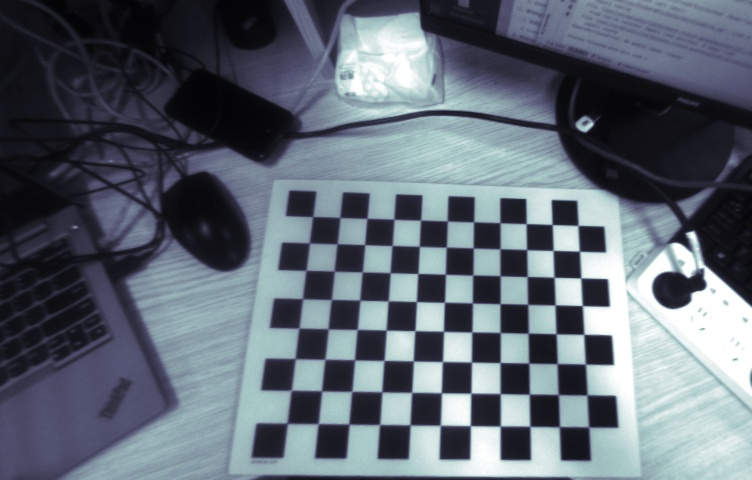
//> input picture data/R10.jpg, 752 x 480 px, given in place of L1.jpg, which was not available
$ ./main   (built with g++ and OpenCV 4)
//> lines starting //> are read from the running program, lines starting //| are printed output that depends on the picture; after the words box and inside, x2 and y2 are one past the last pixel; in counts of white or black regions, pixels touching at a corner belong together; pictures that were not available may be replaced by others from this repository, and a replacement may not be noted
#include "opencv2/core/core.hpp"
#include "opencv2/imgproc/imgproc.hpp"
#include "opencv2/calib3d/calib3d.hpp"
#include "opencv2/highgui/highgui.hpp"
#include <vector>
#include <string>
#include <algorithm>
#include <iostream>
#include <iterator>
#include <stdio.h>
#include <stdlib.h>
#include <ctype.h>
#include <opencv2/opencv.hpp>
#include <opencv/cv.h>
#include <cv.hpp>

using namespace std;
using namespace cv;
const int imageWidth = 752;
const int imageHeight = 480;
const int boardWidth = 11;
//横向的角点数目
const int boardHeight = 8;
//纵向的角点数据
const int boardCorner = boardWidth * boardHeight;
//总的角点数据

//相机标定时需要采用的图像帧数
const int squareSize = 30.00;
//标定板黑白格子的大小单位mm

const int frameNumber = 14;
//图像命名 从1 ～ 58（59-1=58）
string folder_ = "/home/dszhang/code/opencv_calibration/data/";
string format_R = "R";
string format_L = "L";
//例如： R1.jpg   L58.jpg 置于工程目录的 data文件夹下，
const Size boardSize = Size(boardWidth, boardHeight);
//标定板的总内角点
Size imageSize = Size(imageWidth, imageHeight);Mat R, T, E, F;
//R 旋转矢量 T平移矢量 E本征矩阵 F基础矩阵
vector<Mat> rvecs;
//旋转向量
vector<Mat> tvecs;
//平移向量
vector<vector<Point2f>>
        imagePointL;
//左边摄像机所有照片角点的坐标集合
vector<vector<Point2f>> imagePointR;
//右边摄像机所有照片角点的坐标集合
vector<vector<Point3f>> objRealPoint;
//各副图像的角点的实际物理坐标集合
vector<Point2f> cornerL;
//左边摄像机某一照片角点坐标集合
vector<Point2f> cornerR;
//右边摄像机某一照片角点坐标集合
Mat rgbImageL, grayImageL;
Mat rgbImageR, grayImageR;
Mat Rl, Rr, Pl, Pr, Q;
//校正旋转矩阵R，投影矩阵P 重投影矩阵Q (下面有具体的含义解释）
Mat mapLx, mapLy, mapRx, mapRy;
//映射表
Rect validROIL, validROIR;
//图像校正之后，会对图像进行裁剪，这里的validROI就是指裁剪之后的区域
/*事先标定好的左相机的内参矩阵
fx 0 cx
0 fy cy
0 0  1*/
Mat cameraMatrixL = (Mat_<double>(3, 3) << 296.65731645541695, 0, 343.1975436071541,
        0, 300.71016643747646, 246.01183552967473,
        0, 0, 1);
//这时候就需要你把左右相机单目标定的参数给写上
//获得的畸变参数
Mat distCoeffL = (Mat_<double>(4, 1) << -0.23906272129552558, 0.03436102573634348, 0.001517498429211239, -0.005280695866378259);
/*事先标定好的右相机的内参矩阵
fx 0 cx
0 fy cy
0 0  1*/
Mat cameraMatrixR = (Mat_<double>(3, 3) << 296.92709649579353, 0, 313.1873142211607,
        0, 300.0649937238372, 217.0722185756087,
        0, 0, 1);
Mat distCoeffR = (Mat_<double>(4, 1) << -0.23753878535018613, 0.03338842944635466, 0.0026030620085220105, -0.0008840126895030034);

void calRealPoint(vector<vector<Point3f>>& obj, int boardwidth, int boardheight, int imgNumber, int squaresize)
{
    vector<Point3f> imgpoint;
    for (int rowIndex = 0; rowIndex < boardheight; rowIndex++)
    {
        for (int colIndex = 0; colIndex < boardwidth; colIndex++)
        {
            imgpoint.push_back(Point3f(rowIndex * squaresize, colIndex * squaresize, 0));
        }
    }
    for (int imgIndex = 0; imgIndex < imgNumber; imgIndex++)
    {
        obj.push_back(imgpoint);
    }
}
void outputCameraParam(void)
{	/*保存数据*/	/*输出数据*/
    FileStorage fs("intrinsics.yml", FileStorage::WRITE);
    //文件存储器的初始化
    if (fs.isOpened())
    {
        fs << "cameraMatrixL" << cameraMatrixL << "cameraDistcoeffL" << distCoeffL << "cameraMatrixR" << cameraMatrixR << "cameraDistcoeffR" << distCoeffR;
        fs.release();
        cout << "cameraMatrixL=:" << cameraMatrixL << endl << "cameraDistcoeffL=:" << distCoeffL << endl << "cameraMatrixR=:" << cameraMatrixR << endl << "cameraDistcoeffR=:" << distCoeffR << endl;
    }
    else
    {
        cout << "Error: can not save the intrinsics!!!!!" << endl;
    }
    fs.open("extrinsics.yml", FileStorage::WRITE);
    if (fs.isOpened())
    {
        fs << "R" << R << "T" << T << "Rl" << Rl << "Rr" << Rr << "Pl" << Pl << "Pr" << Pr << "Q" << Q;
        cout << "R=" << R << endl << "T=" << T << endl << "Rl=" << Rl << endl << "Rr=" << Rr << endl << "Pl=" << Pl << endl << "Pr=" << Pr << endl << "Q=" << Q << endl;
        fs.release();
    }
    else
        cout << "Error: can not save the extrinsic parameters\n";
}

int main(int argc, char* argv[])
{
    Mat img;
    int goodFrameCount = 1;
    cout << "Total Images：" << frameNumber << endl;
    while (goodFrameCount < frameNumber)
    {
        cout <<"Current image ：" << goodFrameCount << endl;
        string 	filenamel,filenamer;
        //char filename[100];
        /*读取左边的图像*/
        filenamel = folder_ + format_L+	to_string(goodFrameCount)+".jpg";
        rgbImageL = imread(filenamel, CV_LOAD_IMAGE_COLOR);
//> rgbImageL is the input picture: 480 rows x 752 cols, CV_8UC3; mean B, G, R 115.2, 104.7, 95.8
        cvtColor(rgbImageL, grayImageL, CV_BGR2GRAY);
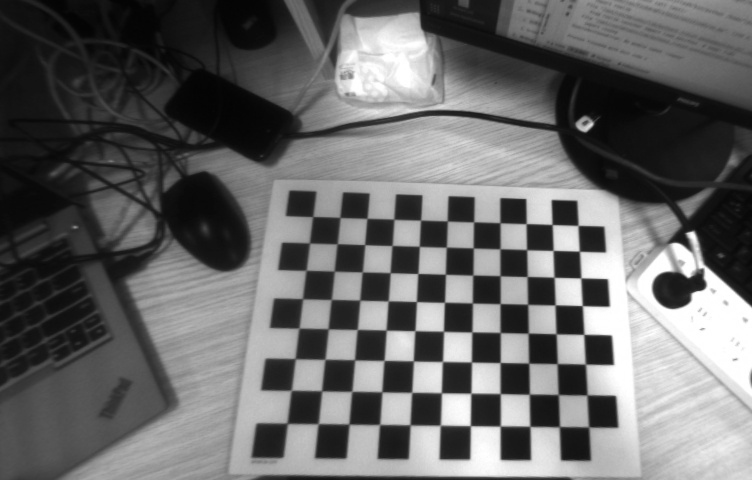
//> grayImageL: 480 rows x 752 cols, CV_8UC1; min 3, max 255, mean 103.2
        /*读取右边的图像*/
        //sprintf_s(filename, "D:/dual_camera_clibration/dual/R%d.jpg", goodFrameCount );
        filenamer = folder_ + format_R+	to_string(goodFrameCount)+".jpg";
        rgbImageR = imread(filenamer, CV_LOAD_IMAGE_COLOR);
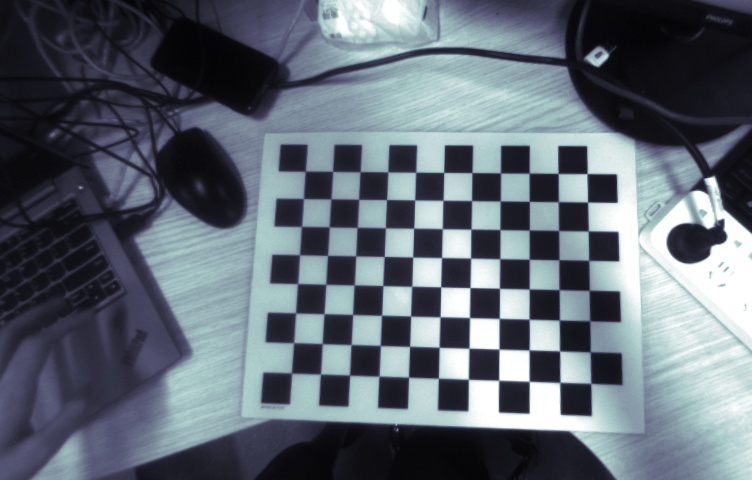
//> input picture data/R1.jpg, 752 x 480 px
//> rgbImageR is the input picture: 480 rows x 752 cols, CV_8UC3; mean B, G, R 115, 105.3, 96.3
        cvtColor(rgbImageR, grayImageR, CV_BGR2GRAY);
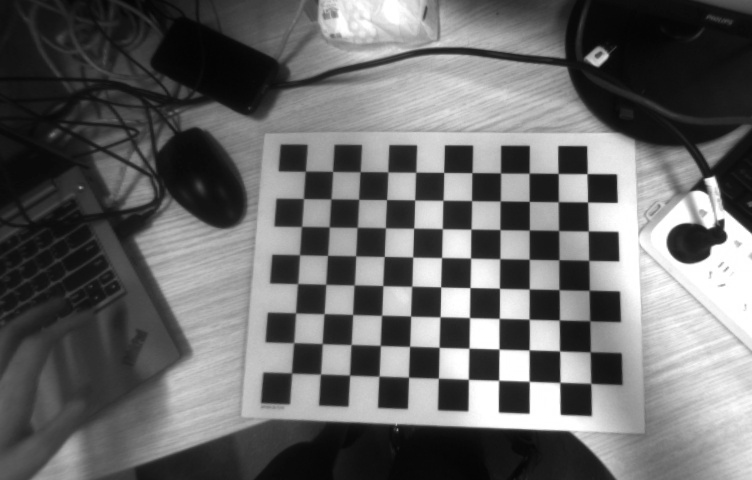
//> grayImageR: 480 rows x 752 cols, CV_8UC1; min 3, max 255, mean 103.7
        bool isFindL, isFindR;
        isFindL = findChessboardCorners(rgbImageL, boardSize, cornerL);
//> isFindL = true; cornerL = 88 Points (x, y), first 12: [312.9, 216.5], [340.1, 217.5], [366.9, 218.4], [394.1, 219.3], [420.6, 220.1], [447.2, 220.9], [473.6, 221.9], [500, 222.8], [526.1, 223.6], [552, 224.5], [578, 225.4], [309.6, 242.9]
        isFindR = findChessboardCorners(rgbImageR, boardSize, cornerR);
//> isFindR = true; cornerR = 88 Points (x, y), first 12: [305.4, 171.2], [332.6, 171.5], [360.3, 171.6], [387.9, 172.1], [415.8, 172.3], [443.7, 172.4], [471.9, 172.7], [500.5, 173], [529, 173.2], [558.1, 173.5], [587, 173.7], [303.4, 198.5]
        if (isFindL == true && isFindR == true)
            //如果两幅图像都找到了所有的角点 则说明这两幅图像是可行的
        {
            cornerSubPix(grayImageL, cornerL, Size(5, 5), Size(-1, -1), TermCriteria(CV_TERMCRIT_EPS | CV_TERMCRIT_ITER, 20, 0.1));
//> cornerL = 88 Points (x, y), first 12: [312.7, 216.6], [340, 217.5], [367, 218.4], [393.9, 219.3], [420.6, 220.1], [447.3, 220.9], [473.6, 221.9], [500, 222.7], [526.2, 223.6], [552.1, 224.6], [578, 225.5], [309.5, 243]
            drawChessboardCorners(rgbImageL, boardSize, cornerL, isFindL);
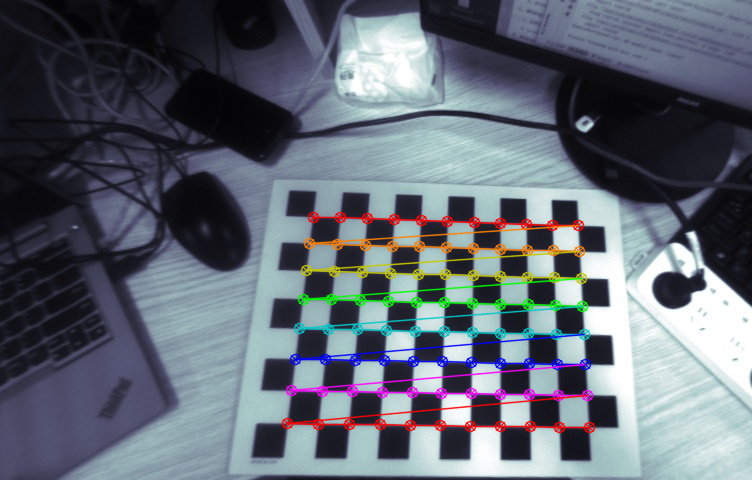
//> rgbImageL: 480 rows x 752 cols, CV_8UC3; 5.3% of pixels changed, all inside (x1, y1, x2, y2) = (281, 211, 596, 434)
            imshow("chessboardL", rgbImageL);
            imagePointL.push_back(cornerL);
//> imagePointL = 1 point lists
            cornerSubPix(grayImageR, cornerR, Size(5, 5), Size(-1, -1), TermCriteria(CV_TERMCRIT_EPS | CV_TERMCRIT_ITER, 20, 0.1));
//> cornerR = 88 Points (x, y), first 12: [305.3, 171.2], [332.6, 171.4], [360.2, 171.6], [387.9, 172], [415.7, 172.2], [443.7, 172.4], [471.9, 172.6], [500.5, 172.9], [529.1, 173.2], [558.2, 173.4], [587, 173.6], [303.4, 198.5]
            drawChessboardCorners(rgbImageR, boardSize, cornerR, isFindR);
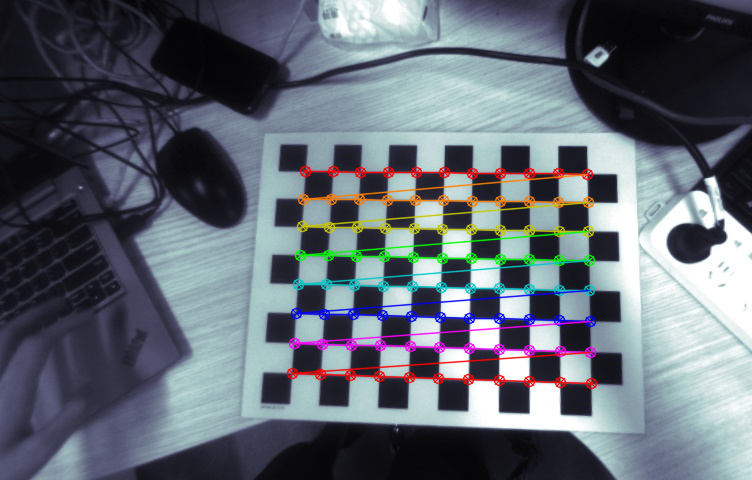
//> rgbImageR: 480 rows x 752 cols, CV_8UC3; 5.4% of pixels changed, all inside (x1, y1, x2, y2) = (286, 165, 598, 390)
            imshow("chessboardR", rgbImageR);
            imagePointR.push_back(cornerR);
//> imagePointR = 1 point lists
            goodFrameCount++;
            cout << "The image" << goodFrameCount << " is good" << endl;
        }
        else
        {
            cout << "The image "<< goodFrameCount <<"is bad please try again" << endl;
            goodFrameCount++;
        }

        if (waitKey(10) == 'q')
        {
            break;
        }
    }
//> pass 2 of the loop `while (goodFrameCount < frameNumber)`:
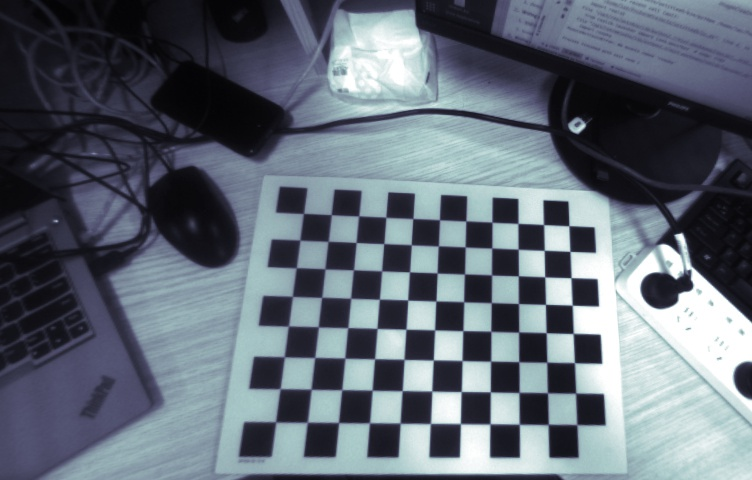
//> input picture data/R11.jpg, 752 x 480 px, given in place of L2.jpg, which was not available
//> rgbImageL is the input picture: 480 rows x 752 cols, CV_8UC3; mean B, G, R 117, 106.4, 97.4
//> `cvtColor(rgbImageL, grayImageL, CV_BGR2GRAY);`:
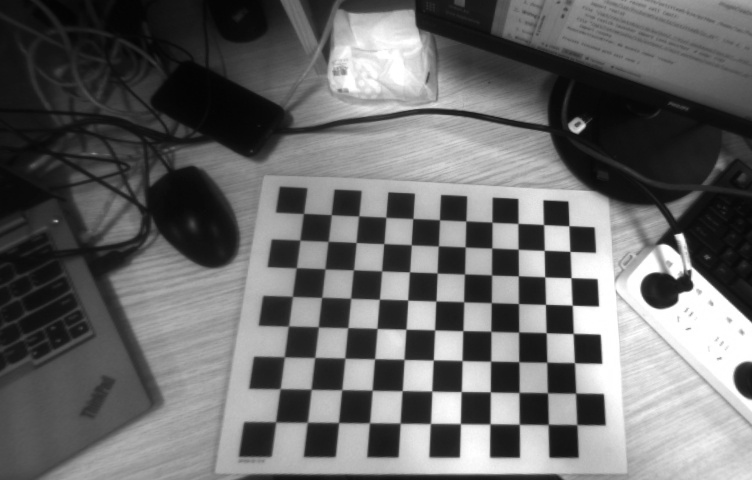
//> grayImageL: 480 rows x 752 cols, CV_8UC1; min 3, max 255, mean 104.9
//> `isFindL = findChessboardCorners(rgbImageL, boardSize, cornerL);`: cornerL = 88 Points (x, y), first 12: [303.5, 213.4], [331.3, 214.6], [358.6, 215.9], [385.8, 217.3], [413, 218.6], [439.5, 219.8], [465.8, 220.9], [491.9, 222.1], [518, 223.5], [543.5, 224.6], [568.8, 225.7], [300.1, 240.2]
//> `isFindR = findChessboardCorners(rgbImageR, boardSize, cornerR);`: cornerR has the same summary as cornerL
//> `cornerSubPix(grayImageL, cornerL, Size(5, 5), Size(-1, -1), TermCriter..`: cornerL = 88 Points (x, y), first 12: [303.5, 213.4], [331.2, 214.7], [358.6, 215.9], [385.9, 217.3], [412.8, 218.6], [439.5, 219.8], [465.8, 220.9], [492, 222.2], [518, 223.4], [543.6, 224.6], [568.8, 225.8], [299.9, 240.1]
//> `drawChessboardCorners(rgbImageL, boardSize, cornerL, isFindL);`:
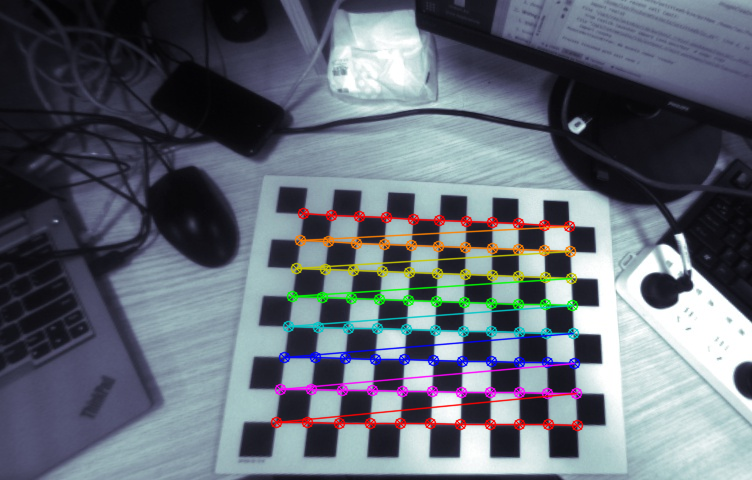
//> rgbImageL: 480 rows x 752 cols, CV_8UC3; 5.31% of pixels changed, all inside (x1, y1, x2, y2) = (270, 207, 584, 432)
//> imagePointL = 2 point lists
//> `cornerSubPix(grayImageR, cornerR, Size(5, 5), Size(-1, -1), TermCriter..`: cornerR has the same summary as cornerL
//> (the run ends here: the program stops with an error, at `cvtColor(rgbImageR, grayImageR, CV_BGR2GRAY);`)
